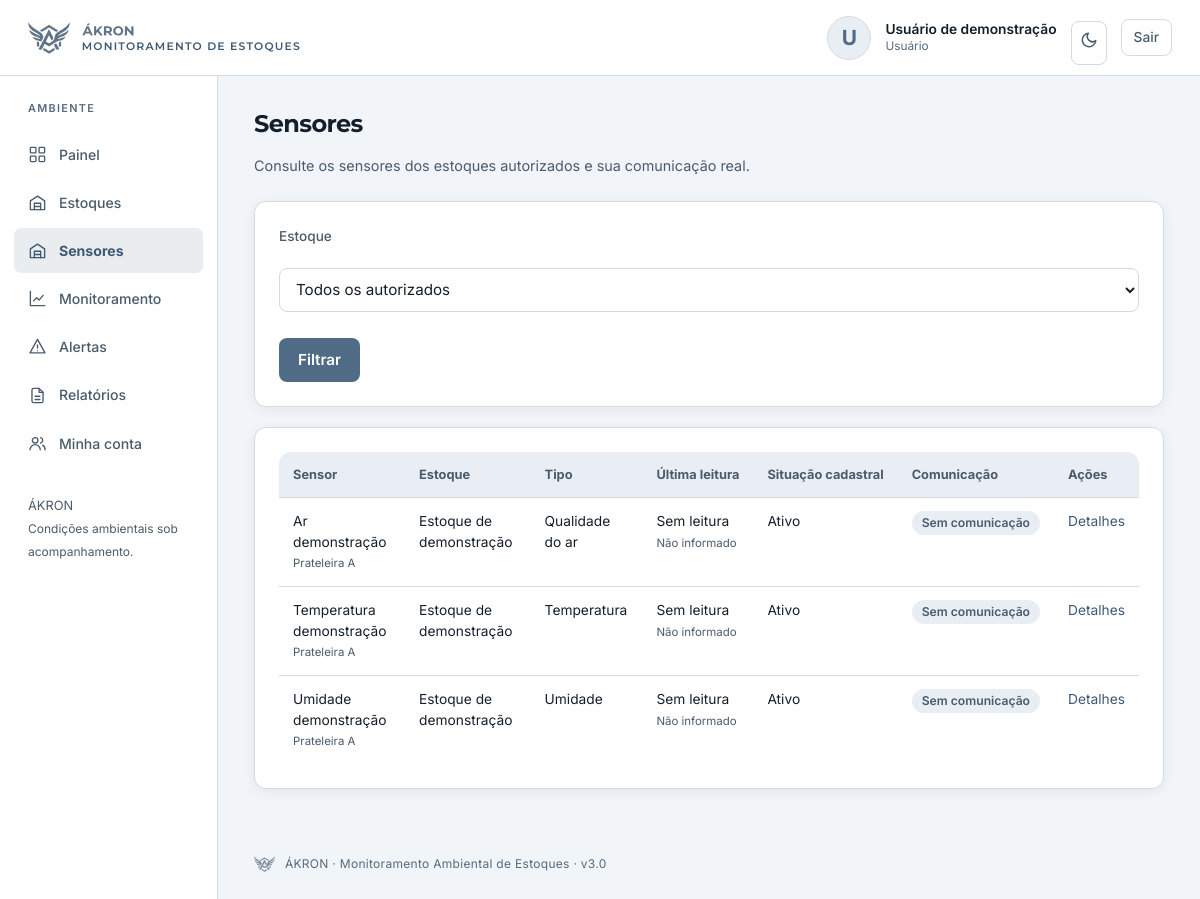
/app/views/sensores/listar_sensores.php (signed in), run on the app's committed database.
### tables this page shows
CREATE TABLE IF NOT EXISTS sensores (
    id          INT UNSIGNED AUTO_INCREMENT PRIMARY KEY,
    nome        VARCHAR(100) NOT NULL,
    tipo        ENUM('temperatura', 'ruido', 'qualidade_ar', 'umidade', 'pressao', 'uv') NOT NULL,
    localizacao VARCHAR(150) DEFAULT NULL,
    status      ENUM('ativo', 'inativo') NOT NULL DEFAULT 'ativo',
    criado_em   DATETIME NOT NULL DEFAULT CURRENT_TIMESTAMP,
    estoque_id INT UNSIGNED NOT NULL,
    limite_atencao_min DECIMAL(10,2) NULL,
    limite_atencao_max DECIMAL(10,2) NULL,
    limite_critico_min DECIMAL(10,2) NULL,
    limite_critico_max DECIMAL(10,2) NULL,
    intervalo_comunicacao INT UNSIGNED NOT NULL DEFAULT 300,
    ultima_comunicacao DATETIME NULL,
    CONSTRAINT fk_sensor_estoque FOREIGN KEY (estoque_id) REFERENCES estoques(id) ON DELETE RESTRICT ON UPDATE CASCADE,
    INDEX idx_sensor_tipo (tipo)
);

CREATE TABLE IF NOT EXISTS estoques (
    id INT UNSIGNED AUTO_INCREMENT PRIMARY KEY,
    nome VARCHAR(100) NOT NULL,
    descricao TEXT NULL,
    localizacao VARCHAR(150) NULL,
    status ENUM('ativo','inativo') NOT NULL DEFAULT 'ativo',
    criado_em DATETIME NOT NULL DEFAULT CURRENT_TIMESTAMP
);

### includes/auth.php (called while the page is built, shortened)
<?php
require_once __DIR__ . '/../app/config/app.php';
function ehAdmin(): bool
{
    return isset($_SESSION['usuario_tipo']) && $_SESSION['usuario_tipo'] === 'admin';
}

### app/controllers/SensorController.php (called while the page is built, shortened)
<?php
require_once __DIR__ . '/../models/SensorModel.php';
class SensorController
{
    private SensorModel $model;
    public function __construct(PDO $pdo, bool $ehAdmin)
    {
        $this->model = new SensorModel($pdo);
    }
    public function listarSensores(array &$erros = [], array $filtros = []): array
    {
        try {
            return $this->model->listarTodos($filtros);
        } catch (PDOException $e) {
            $erros[] = $this->erroDeBanco('consultar os sensores', $e);
            return [];
        }
    }
}

### app/models/SensorModel.php (called while the page is built, shortened)
<?php
require_once __DIR__ . '/../../includes/estoques.php';
class SensorModel
{
    private PDO $pdo;
    public function __construct(PDO $pdo)
    {
        $this->pdo = $pdo;
    }
    public static function rotulo(string $tipo): string
    {
        return self::TIPOS[$tipo]['label'] ?? $tipo;
    }
    private function consulta(): string
    {
        return "SELECT s.*, e.nome AS estoque_nome, e.status AS estoque_status,
                l.valor AS ultimo_valor, l.lido_em AS ultima_leitura
                FROM sensores s JOIN estoques e ON e.id=s.estoque_id
                LEFT JOIN leitura_sensor l ON l.id=(SELECT ll.id FROM leitura_sensor ll
                    WHERE ll.sensor_id=s.id AND ll.estoque_id=s.estoque_id ORDER BY ll.lido_em DESC,ll.id DESC LIMIT 1)";
    }
    public static function situacaoComunicacao(array $sensor): string
    {
        $ultima = $sensor['ultima_leitura'] ?? $sensor['ultima_comunicacao'] ?? null;
        return $ultima && strtotime($ultima) >= time() - (int) ($sensor['intervalo_comunicacao'] ?? 300)
            ? 'online' : 'sem_comunicacao';
    }
    public function listarTodos(array $filtros = []): array
    {
        $sql = $this->consulta() . ' WHERE ' . escopoEstoque('s.estoque_id');
        $params = [];
        $stmt = $this->pdo->prepare($sql . ' ORDER BY s.status,s.nome');
        $stmt->execute($params);
        return array_map(function ($s) { $s['comunicacao'] = self::situacaoComunicacao($s); return $s; }, $stmt->fetchAll());
    }
}

### includes/estoques.php (called while the page is built, shortened)
<?php
require_once __DIR__ . '/auth.php';
function escopoEstoque(string $coluna = 's.estoque_id'): string
{
    $usuarioId = (int) ($_SESSION['usuario_id'] ?? 0);
    return "EXISTS (SELECT 1 FROM usuario_estoque ue WHERE ue.estoque_id = $coluna AND ue.usuario_id = $usuarioId)";
}

### app/views/sensores/listar_sensores.php (the view, shortened to what this page needs)
<?php
require_once __DIR__ . '/../../../includes/auth.php'; exigirLogin();
require_once __DIR__ . '/../../config/conexao.php';
require_once __DIR__ . '/../../controllers/SensorController.php';
$controller = new SensorController($pdo, ehAdmin()); $erros=[];
$sensores = $controller->listarSensores($erros, $_GET);
require __DIR__ . '/../partials/cabecalho.php';
?>
<h1>Sensores</h1><p class="pagina-subtitulo">Consulte os sensores dos estoques autorizados e sua comunicação real.</p>
<form method="get" class="card filtros-linha"><label for="filtro-estoque">Estoque</label><select id="filtro-estoque" name="estoque_id"><option value="">Todos os autorizados</option></select><button>Filtrar</button></form>
<div class="card tabela-rolagem"><?php if(!$sensores): ?><p class="msg-vazio">Nenhum sensor vinculado aos estoques selecionados.</p><?php else: ?>
<table><thead><tr><th>Sensor</th><th>Estoque</th><th>Tipo</th><th>Última leitura</th><th>Situação cadastral</th><th>Comunicação</th><th>Ações</th></tr></thead><tbody>
<?php foreach($sensores as $s): ?><tr><td><?= escapar($s['nome']) ?><br><small><?= escapar($s['localizacao']??'') ?></small></td><td><?= escapar($s['estoque_nome']) ?></td><td><?= escapar(SensorModel::rotulo($s['tipo'])) ?></td><td><?= $s['ultimo_valor']===null?'Sem leitura':escapar($s['ultimo_valor'].' '.SensorModel::unidade($s['tipo'])) ?><br><small><?= escapar(dataBr($s['ultima_leitura']??null)) ?></small></td><td><?= $s['status']==='ativo'?'Ativo':'Inativo' ?></td><td><span class="badge badge-<?= $s['comunicacao']==='online'?'ativo':'inativo' ?>"><?= escapar(['online'=>'Online','sem_comunicacao'=>'Sem comunicação','inativo'=>'Inativo'][$s['comunicacao']]) ?></span></td><td><a href="detalhes.php?id=<?= (int)$s['id'] ?>">Detalhes</a><?php if(ehAdmin()): ?> · <a href="editar_sensores.php?id=<?= (int)$s['id'] ?>">Editar</a> · <a href="excluir_sensores.php?id=<?= (int)$s['id'] ?>">Desativar</a><?php endif ?></td></tr><?php endforeach ?>
</tbody></table><?php endif ?></div>
<?php require __DIR__ . '/../partials/rodape.php'; ?>

### data on the page
sensores: nome "Ar demonstração", localizacao "Prateleira A", estoque.nome "Estoque de demonstração", tipo "Qualidade do ar", ultima_leitura "Não informado", status "Ativo", comunicacao "Sem comunicação"
sensores: nome "Temperatura demonstração", localizacao "Prateleira A", estoque.nome "Estoque de demonstração", tipo "Temperatura", ultima_leitura "Não informado", status "Ativo", comunicacao "Sem comunicação"
sensores: nome "Umidade demonstração", localizacao "Prateleira A", estoque.nome "Estoque de demonstração", tipo "Umidade", ultima_leitura "Não informado", status "Ativo", comunicacao "Sem comunicação"

### other printed values
escapar($nomeLogado) "Usuário de demonstração"
escapar($perfilLogado) "Usuário"
escapar($rotuloMenu) "Painel"
escapar($rotuloMenu) "Estoques"
escapar($rotuloMenu) "Sensores"
escapar($rotuloMenu) "Monitoramento"
escapar($rotuloMenu) "Alertas"
escapar($rotuloMenu) "Relatórios"
escapar($rotuloMenu) "Minha conta"
escapar(APP_NOME . ' · ' . APP_DESCRICAO . ' · v' . APP_VERSAO) "ÁKRON · Monitoramento Ambiental de Estoques · v3.0"
